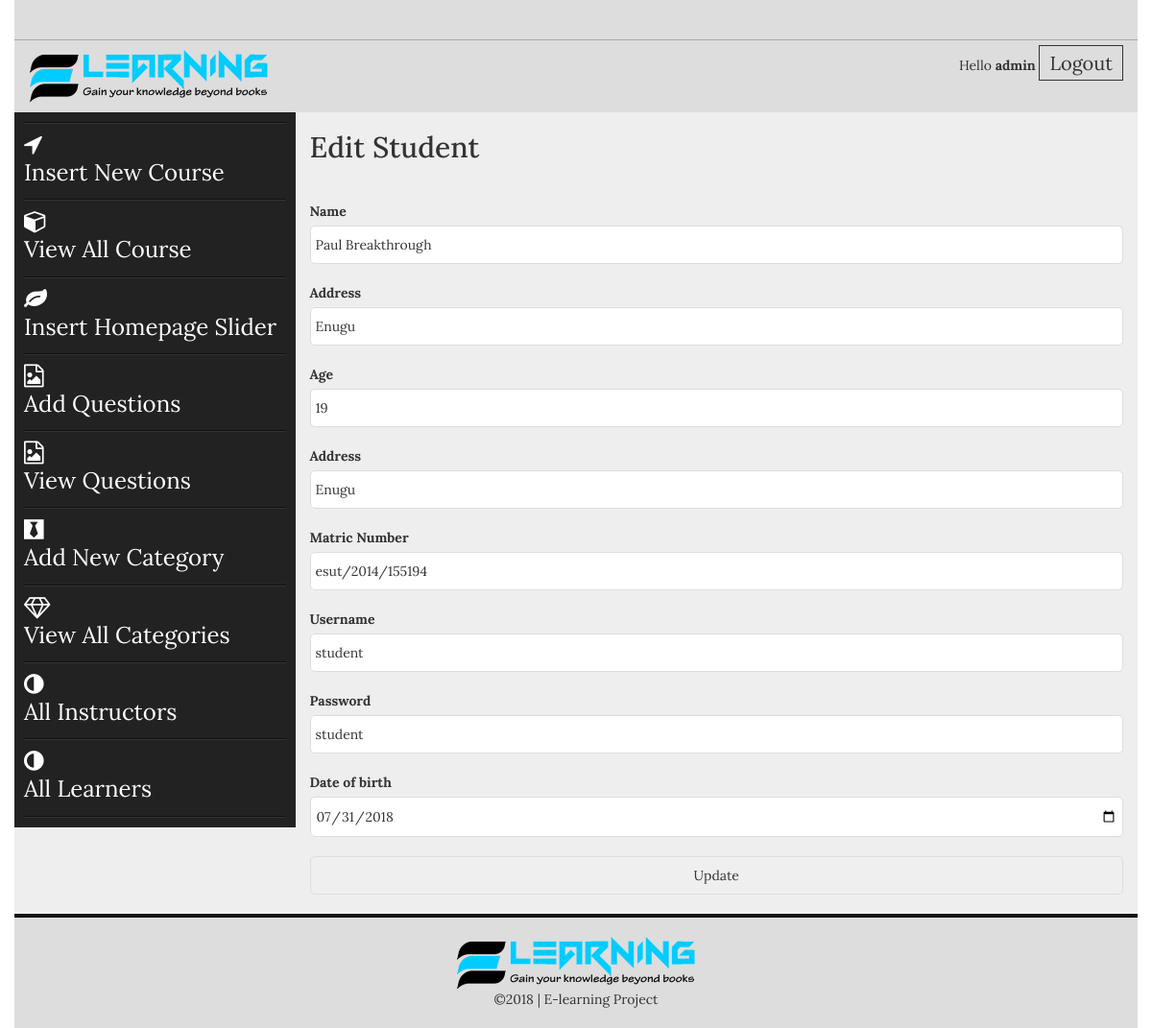
/admin/edit_student.php?edit_user=1 (signed in), run on the app's committed database.
### tables this page shows
CREATE TABLE `student` (
  `id` int(11) NOT NULL,
  `name` varchar(60) NOT NULL,
  `address` varchar(60) NOT NULL,
  `age` varchar(60) NOT NULL,
  `dept` varchar(60) NOT NULL,
  `matric_no` varchar(60) NOT NULL,
  `username` varchar(60) NOT NULL,
  `password` varchar(60) NOT NULL,
  `dob` varchar(60) NOT NULL
);

### admin/edit_student.php (the view, shortened to what this page needs)
<?php include("includes/header.php");?>
<section class="admin_area">
    <div class="container">
        <div class="row">
            <?php include("includes/admin_menus.php");?>
            <div class="col-md-9 col-sm-9 col-xs-12">
                <div class="add_admin_content">
                   <h2>Edit Student</h2>
                    <?php
                    if(isset($_GET['edit_user'])){
                    $user_get_id = $_GET['edit_user'];
                    $user = "select * from student where id = '$user_get_id'";
                    $run_user = mysqli_query($con,$user);
                    while($user_row = mysqli_fetch_array($run_user)):
                    $name = $user_row ['name'];
                    $address = $user_row ['address'];
                    $age = $user_row ['age'];
                    $matric_no = $user_row ['matric_no'];
                    $username = $user_row ['username'];
                    $password = $user_row ['password'];
                    $dob = $user_row ['dob'];
                    ?>
                    <form action="<?php echo $_SERVER['PHP_SELF']; ?>" enctype="multipart/form-data" method="post">
                        <p>
                            <label for="user_fname">Name</label>
                            <input type="text" placeholder="Enter Name" name="name" value="<?php echo $name;?>" required>
                        </p>
                        <p>
                            <label for="user_fname">Address</label>
                            <input type="text" placeholder="Enter Address" name="address" value="<?php echo $address;?>" required>
                        </p>
                        <p>
                            <label for="user_fname">Age</label>
                            <input type="number" placeholder="Enter Age" name="age" value="<?php echo $age;?>" required>
                        </p>
                        <p>
                            <label for="user_fname">Address</label>
                            <input type="text" placeholder="Enter Address" name="address" value="<?php echo $address;?>" required>
                        </p>
                        <p>
                            <label for="user_fname">Matric Number</label>
                            <input type="text" placeholder="Enter Matric Number" name="matric_no" value="<?php echo $matric_no;?>" required>
                        </p>
                        <p>
                            <label for="user_fname">Username</label>
                            <input type="text" placeholder="Enter Username" name="username" value="<?php echo $username;?>" required>
                        </p>
                        <p>
                            <label for="user_fname">Password</label>
                            <input type="text" placeholder="Enter password" name="password" value="<?php echo $password;?>" required>
                        </p>
                        <p>
                            <label for="user_fname">Date of birth</label>
                            <input type="date" placeholder="Enter Date of birth" name="dob" value="<?php echo $dob;?>" required>
                        </p>
                        <p>
                            <input type="submit" value="Update" name="update_user">
                        </p>
                    </form>
                    <?php endwhile;?>
                    <?php };?>
                </div>
            </div>
        </div>
    </div>
</section>
<?php include("includes/footer.php");?>

### admin/css/style.css (style rules this page uses)
body { font-family: 'Lora', serif; }
h1,h2,h3,h4,h5,h6,p { margin: 0; padding: 0 }
.container { background: #eee }
.admin_area .row { position: relative; }
.add_admin_content label { display: block; }
.add_admin_content input, .add_admin_content textarea { border: 1px solid #ddd; border-radius: 5px; padding: 10px 5px; width: 100%; }
.add_admin_content form p { margin-bottom: 20px; }
.add_admin_content h2 { margin-bottom: 40px; margin-top: 20px; }
body, html { height: 100%; }

### data on the page
student: name "Paul Breakthrough", address "Enugu", age "19", matric_no "esut/2014/155194", username "student", password "student", dob "07/31/2018"

### other printed values
$_SESSION['user_name'] "admin"
